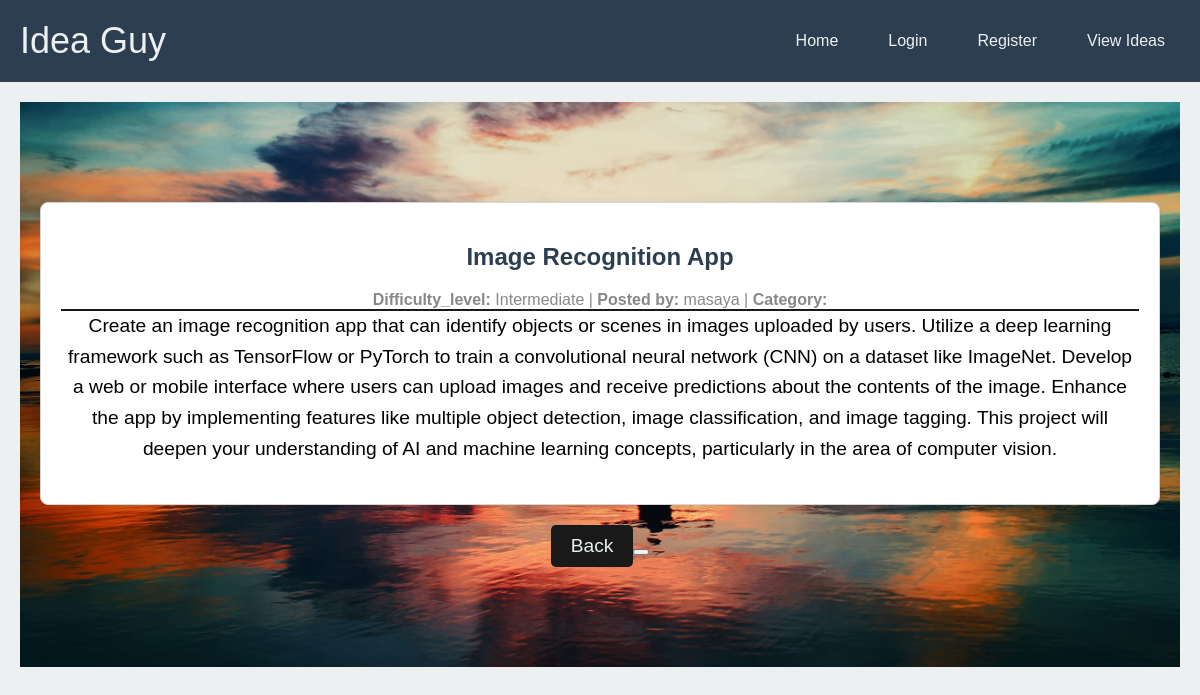
The app's page /view_description/d795210d-ff5f-40db-8740-dd6f7c2fcd8c with its own data.
### the_idea/models.py (models this page shows, shortened)
class Projects(db.Model):
    project_id = db.Column(db.String(20), primary_key=True)
    title = db.Column(db.String(80), nullable=False)
    difficulty_level = db.Column(db.String(50), nullable=False)
    category = db.Column(db.String(50), nullable=False)
    description = db.Column(db.Text, nullable=False)
    category_id = db.Column(db.Integer, db.ForeignKey('categories.category_id'), nullable=False)
    user_id = db.Column(db.String(20), db.ForeignKey('users.id'), nullable=False)
    created_at = db.Column(db.DateTime, default=db.func.current_timestamp())
    updated_at = db.Column(db.DateTime, default=db.func.current_timestamp())

class Users(db.Model, UserMixin):
    id = db.Column(db.String(20), primary_key=True)
    username = db.Column(db.String(80), unique=True, nullable=False)
    email = db.Column(db.String(120), unique=True, nullable=False)
    password = db.Column(db.String(80), nullable=False)
    created_at = db.Column(db.DateTime, default=db.func.current_timestamp())
    updated_at = db.Column(db.DateTime, default=db.func.current_timestamp())
    projects = db.relationship('Projects', backref='author', lazy=True)

### the_idea/routes.py (the view)
@app.route('/view_description/<project_id>')
def description(project_id):
    project = Projects.query.filter_by(project_id = project_id).first()
    return render_template('description.html', idea = project, title = project.title )

### the_idea/templates/description.html
{% extends 'layout.html'%}
{%block content%}
<head>
    <link rel="stylesheet" href="{{url_for('static', filename='css/random_idea.css')}}">
</head>
<section class="ideas-container">
    <article class="idea">
        <h2 class="idea-title">{{ idea.title }}</h2>
        <span class="idea-meta">
            <span class="idea-difficulty"><strong>Difficulty_level:</strong> {{ idea.difficulty_level }}</span> |
            <span class="idea-user"><strong>Posted by:</strong> {{idea.author.username}}</span> |
            <span class="idea-category"><strong>Category:</strong> {{ category}}</span>
        </span>
        <div class="idea-description">
            {{ idea.description|safe}}
        </div>
    </article>
</section>
<div class="refresh-button-container">
    <form action="{{ url_for('all_ideas') }}" method="GET">
        <button type="submit" class="btn btn-refresh">Back<button>
    </form>
</div>
{%endblock%}

### the_idea/static/css/home.css (style rules this page uses)
body { font-family: Arial, sans-serif; margin: 0; background-color: #ECF0F1; color: #2C3E50; margin-top: auto; }
.hero p { font-size: 1.2em; margin-bottom: 20px; animation: slideInRight 1s ease-in-out; }
.btn { background-color: #18BC9C; color: #ECF0F1; padding: 15px 30px; text-decoration: none; border-radius: 5px; font-size: 1.2em; transition: background-color 0.3s; animation: zoomIn 1.5s ease-in-out; }

### the_idea/static/css/random_idea.css (style rules this page uses)
.ideas-container { max-width: 1200px; margin: 0 auto; }
.idea { background-color: #FFFFFF; border: 1px solid #D5D5D5; border-radius: 8px; box-shadow: 0 2px 10px rgba(0, 0, 0, 0.1); padding: 20px; margin-bottom: 20px; }
.idea-title { font-size: 1.5em; color: #2C3E50; }
.idea-meta { margin: 10px 0; color: #888; }
.idea-description p { margin: 0; line-height: 1.6; border-top: 1px solid #191919; color: black; }
.idea-description { margin: 0; line-height: 1.6; border-top: 1px solid #191919; color: black; display: flex; align-items: center; margin-bottom: 20px; }
.refresh-button-container { text-align: center; margin-top: 20px; }
.btn-refresh { background-color: #191919; color: #ECF0F1; padding: 10px 20px; border: none; border-radius: 5px; cursor: pointer; text-decoration: none; }

### records on screen
Projects: title "Image Recognition App", difficulty_level "Intermediate", description "Create an image recognition app that can identify objects or scenes in images uploaded by users. Utilize a deep learning framework such as TensorFlow or PyTorch to train a convolutional neural network (CNN) on a dataset like ImageNet. Develop a web or mobile interface where users can upload images and receive predictions about the contents of the image. Enhance the app by implementing features like multiple object detection, image classification, and image tagging. This project will deepen your understanding of AI and machine learning concepts, particularly in the area of computer vision."
Users: author.username "masaya"
